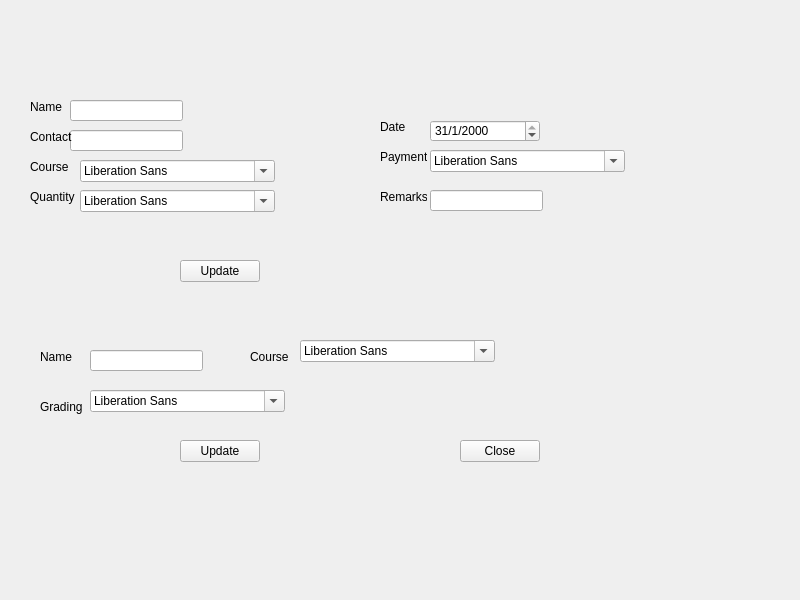
<?xml version="1.0" encoding="UTF-8"?>
<ui version="4.0">
 <class>DataRegistration</class>
 <widget class="QWidget" name="DataRegistration">
  <property name="geometry">
   <rect>
    <x>0</x>
    <y>0</y>
    <width>800</width>
    <height>600</height>
   </rect>
  </property>
  <property name="sizePolicy">
   <sizepolicy hsizetype="Fixed" vsizetype="Fixed">
    <horstretch>0</horstretch>
    <verstretch>0</verstretch>
   </sizepolicy>
  </property>
  <property name="minimumSize">
   <size>
    <width>800</width>
    <height>600</height>
   </size>
  </property>
  <property name="maximumSize">
   <size>
    <width>800</width>
    <height>600</height>
   </size>
  </property>
  <property name="windowTitle">
   <string>Form</string>
  </property>
  <widget class="QFontComboBox" name="fontComboBox">
   <property name="geometry">
    <rect>
     <x>80</x>
     <y>160</y>
     <width>195</width>
     <height>22</height>
    </rect>
   </property>
  </widget>
  <widget class="QLineEdit" name="lineEdit">
   <property name="geometry">
    <rect>
     <x>70</x>
     <y>100</y>
     <width>113</width>
     <height>21</height>
    </rect>
   </property>
  </widget>
  <widget class="QLabel" name="label">
   <property name="geometry">
    <rect>
     <x>30</x>
     <y>100</y>
     <width>47</width>
     <height>14</height>
    </rect>
   </property>
   <property name="text">
    <string>Name</string>
   </property>
  </widget>
  <widget class="QLineEdit" name="lineEdit_2">
   <property name="geometry">
    <rect>
     <x>70</x>
     <y>130</y>
     <width>113</width>
     <height>21</height>
    </rect>
   </property>
  </widget>
  <widget class="QLabel" name="label_2">
   <property name="geometry">
    <rect>
     <x>30</x>
     <y>130</y>
     <width>47</width>
     <height>14</height>
    </rect>
   </property>
   <property name="text">
    <string>Contact</string>
   </property>
  </widget>
  <widget class="QLabel" name="label_3">
   <property name="geometry">
    <rect>
     <x>30</x>
     <y>160</y>
     <width>47</width>
     <height>14</height>
    </rect>
   </property>
   <property name="text">
    <string>Course</string>
   </property>
  </widget>
  <widget class="QLabel" name="label_4">
   <property name="geometry">
    <rect>
     <x>30</x>
     <y>190</y>
     <width>47</width>
     <height>14</height>
    </rect>
   </property>
   <property name="text">
    <string>Quantity</string>
   </property>
  </widget>
  <widget class="QFontComboBox" name="fontComboBox_2">
   <property name="geometry">
    <rect>
     <x>80</x>
     <y>190</y>
     <width>195</width>
     <height>22</height>
    </rect>
   </property>
  </widget>
  <widget class="QPushButton" name="pb_profile_update">
   <property name="geometry">
    <rect>
     <x>180</x>
     <y>260</y>
     <width>80</width>
     <height>22</height>
    </rect>
   </property>
   <property name="text">
    <string>Update</string>
   </property>
  </widget>
  <widget class="QLineEdit" name="lineEdit_3">
   <property name="geometry">
    <rect>
     <x>90</x>
     <y>350</y>
     <width>113</width>
     <height>21</height>
    </rect>
   </property>
  </widget>
  <widget class="QLabel" name="label_5">
   <property name="geometry">
    <rect>
     <x>40</x>
     <y>400</y>
     <width>47</width>
     <height>14</height>
    </rect>
   </property>
   <property name="text">
    <string>Grading</string>
   </property>
  </widget>
  <widget class="QFontComboBox" name="fontComboBox_3">
   <property name="geometry">
    <rect>
     <x>90</x>
     <y>390</y>
     <width>195</width>
     <height>22</height>
    </rect>
   </property>
  </widget>
  <widget class="QLabel" name="label_6">
   <property name="geometry">
    <rect>
     <x>40</x>
     <y>350</y>
     <width>47</width>
     <height>14</height>
    </rect>
   </property>
   <property name="text">
    <string>Name</string>
   </property>
  </widget>
  <widget class="QFontComboBox" name="fontComboBox_4">
   <property name="geometry">
    <rect>
     <x>300</x>
     <y>340</y>
     <width>195</width>
     <height>22</height>
    </rect>
   </property>
  </widget>
  <widget class="QLabel" name="label_7">
   <property name="geometry">
    <rect>
     <x>250</x>
     <y>350</y>
     <width>47</width>
     <height>14</height>
    </rect>
   </property>
   <property name="text">
    <string>Course</string>
   </property>
  </widget>
  <widget class="QLabel" name="label_8">
   <property name="geometry">
    <rect>
     <x>380</x>
     <y>150</y>
     <width>47</width>
     <height>14</height>
    </rect>
   </property>
   <property name="text">
    <string>Payment</string>
   </property>
  </widget>
  <widget class="QFontComboBox" name="fontComboBox_5">
   <property name="geometry">
    <rect>
     <x>430</x>
     <y>150</y>
     <width>195</width>
     <height>22</height>
    </rect>
   </property>
  </widget>
  <widget class="QLabel" name="label_9">
   <property name="geometry">
    <rect>
     <x>380</x>
     <y>120</y>
     <width>47</width>
     <height>14</height>
    </rect>
   </property>
   <property name="text">
    <string>Date</string>
   </property>
  </widget>
  <widget class="QLabel" name="label_10">
   <property name="geometry">
    <rect>
     <x>380</x>
     <y>190</y>
     <width>47</width>
     <height>14</height>
    </rect>
   </property>
   <property name="text">
    <string>Remarks</string>
   </property>
  </widget>
  <widget class="QLineEdit" name="lineEdit_5">
   <property name="geometry">
    <rect>
     <x>430</x>
     <y>190</y>
     <width>113</width>
     <height>21</height>
    </rect>
   </property>
  </widget>
  <widget class="QPushButton" name="pb_course_update">
   <property name="geometry">
    <rect>
     <x>180</x>
     <y>440</y>
     <width>80</width>
     <height>22</height>
    </rect>
   </property>
   <property name="text">
    <string>Update</string>
   </property>
  </widget>
  <widget class="QDateEdit" name="dateEdit">
   <property name="geometry">
    <rect>
     <x>430</x>
     <y>120</y>
     <width>110</width>
     <height>22</height>
    </rect>
   </property>
   <property name="dateTime">
    <datetime>
     <hour>0</hour>
     <minute>0</minute>
     <second>0</second>
     <year>2000</year>
     <month>1</month>
     <day>31</day>
    </datetime>
   </property>
   <property name="displayFormat">
    <string>d/M/yyyy</string>
   </property>
  </widget>
  <widget class="QPushButton" name="pb_close">
   <property name="geometry">
    <rect>
     <x>460</x>
     <y>440</y>
     <width>80</width>
     <height>22</height>
    </rect>
   </property>
   <property name="text">
    <string>Close</string>
   </property>
  </widget>
 </widget>
 <resources/>
 <connections/>
</ui>
